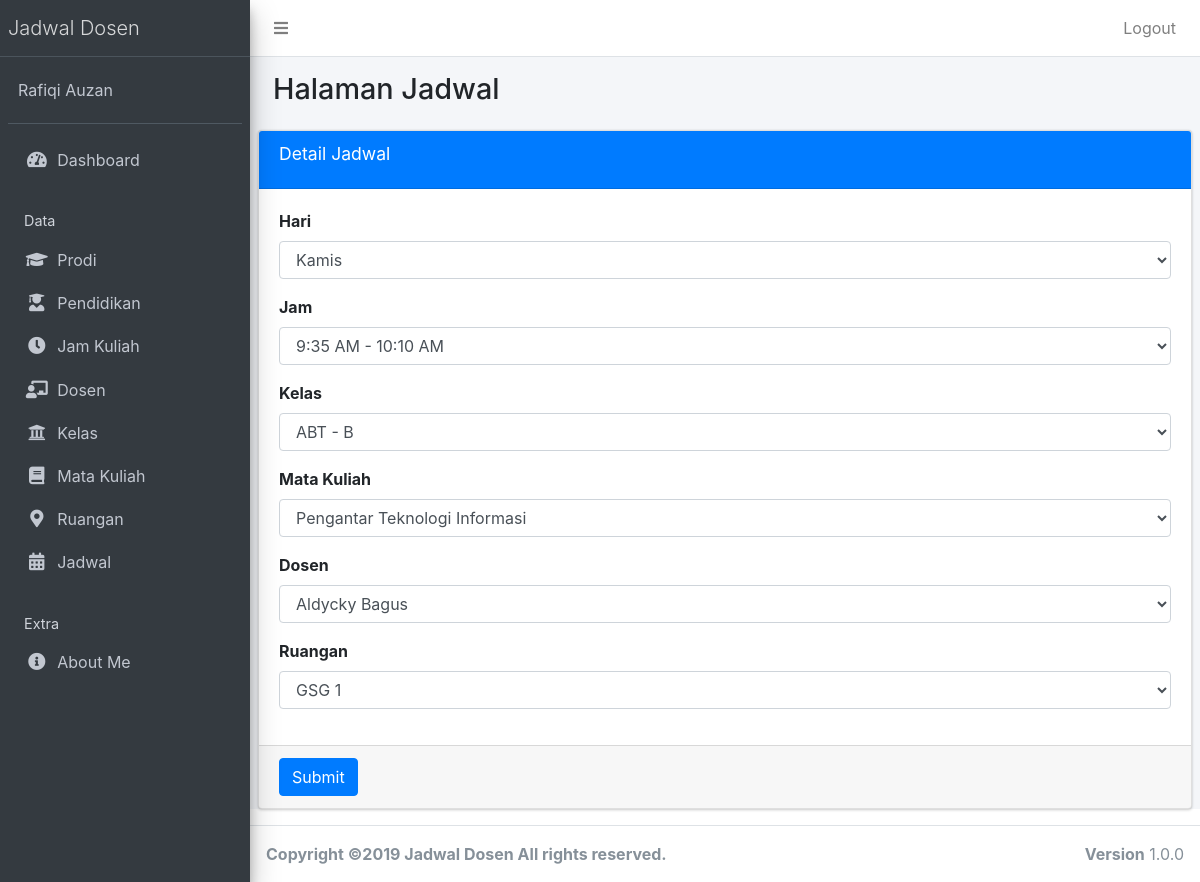
/public/jadwal/edit/1 (signed in), run on the app's committed database.
### tables this page shows
CREATE TABLE `jadwal` (
  `jadwal_id` int(12) NOT NULL AUTO_INCREMENT,
  `hari` varchar(10) NOT NULL,
  `jam_id` int(12) NOT NULL,
  `dosen_id` int(12) NOT NULL,
  `kelas_id` int(12) NOT NULL,
  `matakuliah_id` int(12) NOT NULL,
  `ruangan_id` int(12) NOT NULL,
  PRIMARY KEY (`jadwal_id`)
);

CREATE TABLE `jam_kuliah` (
  `jam_id` int(12) NOT NULL AUTO_INCREMENT,
  `jam_mulai` varchar(55) NOT NULL,
  `jam_selesai` varchar(55) NOT NULL,
  PRIMARY KEY (`jam_id`)
);

CREATE TABLE `kelas` (
  `kelas_id` int(12) NOT NULL AUTO_INCREMENT,
  `nama_kelas` varchar(40) NOT NULL,
  `prodi_id` int(12) NOT NULL,
  `semester` varchar(10) NOT NULL,
  `tahun_akademik` varchar(20) NOT NULL,
  PRIMARY KEY (`kelas_id`)
);

CREATE TABLE `matakuliah` (
  `matakuliah_id` int(12) NOT NULL AUTO_INCREMENT,
  `nama_matakuliah` varchar(40) NOT NULL,
  `semester` varchar(10) NOT NULL,
  `sks` varchar(10) NOT NULL,
  PRIMARY KEY (`matakuliah_id`)
);

CREATE TABLE `dosen` (
  `dosen_id` int(12) NOT NULL AUTO_INCREMENT,
  `nama_dosen` varchar(55) NOT NULL,
  `alamat_dosen` varchar(80) NOT NULL,
  `tgl_lahir` varchar(15) NOT NULL,
  `tlp_dosen` varchar(15) NOT NULL,
  `pen_id` int(12) NOT NULL,
  PRIMARY KEY (`dosen_id`)
);

CREATE TABLE `ruangan` (
  `ruangan_id` int(12) NOT NULL AUTO_INCREMENT,
  `ruangan_nama` varchar(55) NOT NULL,
  PRIMARY KEY (`ruangan_id`)
);

### app/core/Controller.php (called while the page is built, shortened)
<?php
class Controller{
	public function view($view, $data = [])
	{
		require_once '../app/views/' . $view . '.php';
	}
	public function model($model)
	{
		return new $model;
	}
}

### app/controllers/Jadwal.php (called while the page is built, shortened)
<?php
class Jadwal extends Controller
{
	public function edit($id)
	{
		$data['title'] = 'Detail Jadwal';
		$data['jam_kuliah'] = $this->model('JamKuliahModel')->getAllJamKuliah();
		$data['dosen'] = $this->model('DosenModel')->getAllDosen();
		$data['kelas'] = $this->model('KelasModel')->getAllKelas();
		$data['matakuliah'] = $this->model('MataKuliahModel')->getAllMataKuliah();
		$data['ruangan'] = $this->model('RuanganModel')->getAllRuangan();
		$data['jadwal'] = $this->model('JadwalModel')->getJadwalById($id);
		$this->view('jadwal/edit', $data);
	}
}

### app/core/App.php (called while the page is built, shortened)
<?php
class App{
	protected $method = 'index';
	protected $params = [];
	public function __construct(){
		$url = $this->parseURL();
		if(file_exists('../app/controllers/' . $url[0] . '.php')){
			unset($url[0]);
		}
		$this->controller = new $this->controller;
		if(isset($url[1])){
			if(method_exists($this->controller, $url[1])){
				$this->method = $url[1];
				unset($url[1]);
			}
		}
		if(!empty($url)){
			$this->params = array_values($url);
		}
		call_user_func_array([$this->controller, $this->method], $this->params);
	}
	public function parseURL(){
		if( isset($_GET['url'])){
			$url = rtrim($_GET['url'], '/');
			$url = filter_var($url, FILTER_SANITIZE_URL);
			$url = explode('/',$url);
			return $url;
		}
	}
}

### public/index.php (called while the page is built, shortened)
<?php
$app = new App;

### app/core/Database.php (called while the page is built, shortened)
<?php
class Database{
	private $host = DB_HOST;
	private $user = DB_USER;
	private $pass = DB_PASS;
	private $dbnm = DB_NAME;
	private $dbh;
	private $stmt;
	public function __construct()
	{
		$dsn = 'mysql:host='. $this->host .';dbname='. $this->dbnm;
		$option = [
			PDO::ATTR_PERSISTENT => true,
			PDO::ATTR_ERRMODE => PDO::ERRMODE_EXCEPTION
		];
		try{
			$this->dbh = new PDO($dsn,$this->user,$this->pass, $option);
		}catch(PDOException $e){
			die($e->getMessage());
		}
	}
	public function query($query)
	{
		$this->stmt = $this->dbh->prepare($query);
	}
	public function bind($param, $value, $type = null){
		if(is_null($type)){
			switch (true) {
				default:
					$type = PDO::PARAM_STR;
			}
		}
		$this->stmt->bindValue($param, $value, $type);
	}
	public function execute()
	{
		$this->stmt->execute();
	}
	public function resultSet()
	{
		$this->execute();
		return $this->stmt->fetchAll(PDO::FETCH_ASSOC);
	}
	public function single()
	{
		$this->execute();
		return $this->stmt->fetch(PDO::FETCH_ASSOC);
	}
}

### app/models/JadwalModel.php (called while the page is built, shortened)
<?php
class JadwalModel
{
	private $table = 'jadwal';
	private $db;
	public function __construct()
	{
		$this->db = new Database;
	}
	public function getJadwalById($id)
	{
		$this->db->query('SELECT * FROM ' . $this->table . ' WHERE jadwal_id=:jadwal_id');
		$this->db->bind('jadwal_id', $id);
		return $this->db->single();
	}
}

### app/models/JamKuliahModel.php (called while the page is built, shortened)
<?php
class JamKuliahModel
{
	private $table = 'jam_kuliah';
	private $db;
	public function __construct()
	{
		$this->db = new Database;
	}
	public function getAllJamKuliah()
	{
		$this->db->query('SELECT * FROM ' . $this->table);
		return $this->db->resultSet();
	}
}

### app/models/KelasModel.php (called while the page is built, shortened)
<?php
class KelasModel
{
	private $table = 'kelas';
	private $db;
	public function __construct()
	{
		$this->db = new Database;
	}
	public function getAllKelas()
	{
		$this->db->query("SELECT kelas.*, prodi.nama_prodi FROM " . $this->table . " JOIN prodi ON prodi.prodi_id = kelas.prodi_id");
		return $this->db->resultSet();
	}
}

### app/models/MataKuliahModel.php (called while the page is built, shortened)
<?php
class MataKuliahModel
{
	private $table = 'matakuliah';
	private $db;
	public function __construct()
	{
		$this->db = new Database;
	}
	public function getAllMataKuliah()
	{
		$this->db->query("SELECT * FROM " . $this->table);
		return $this->db->resultSet();
	}
}

### app/models/DosenModel.php (called while the page is built, shortened)
<?php
class DosenModel
{
	private $table = 'dosen';
	private $db;
	public function __construct()
	{
		$this->db = new Database;
	}
	public function getAllDosen()
	{
		$this->db->query("SELECT dosen.*, pendidikan.nama_pen FROM " . $this->table . " JOIN pendidikan ON pendidikan.pen_id = dosen.pen_id");
		return $this->db->resultSet();
	}
}

### app/models/RuanganModel.php (called while the page is built, shortened)
<?php
class RuanganModel
{
	private $table = 'ruangan';
	private $db;
	public function __construct()
	{
		$this->db = new Database;
	}
	public function getAllRuangan()
	{
		$this->db->query('SELECT * FROM ' . $this->table);
		return $this->db->resultSet();
	}
}

### app/views/jadwal/edit.php (the view, shortened to what this page needs)
<div class="content-wrapper">
  <section class="content-header">
    <div class="container-fluid">
      <div class="row mb-2">
        <div class="col-sm-6">
          <h1>Halaman Jadwal</h1>
        </div>
      </div>
    </div>
  </section>
  <section class="content">
    <div class="card card-primary">
      <div class="card-header">
        <h3 class="card-title"><?= $data['title']; ?></h3>
      </div>
      <form role="form" action="<?= base_url; ?>/jadwal/updateJadwal" method="POST" enctype="multipart/form-data">
        <div class="card-body">
          <div class="form-group">
            <label>Hari</label>
            <select class="form-control" name="hari">
              <option value="Kamis" <?php if ($data['jadwal']['hari'] == 'Kamis') { ?> selected="selected" <?php } ?>>Kamis</option>
            </select>
          </div>
          <div class="form-group">
            <label>Jam</label>
            <select class="form-control" name="jam_id">
              <?php foreach ($data['jam_kuliah'] as $row) : ?>
                <option value="<?= $row['jam_id']; ?>" <?php if ($data['jadwal']['jam_id'] == $row['jam_id']) {
                                                          echo "selected";
                                                        } ?>><?= $row['jam_mulai']; ?> - <?= $row['jam_selesai']; ?></option>
              <?php endforeach; ?>
            </select>
          </div>
          <div class="form-group">
            <label>Kelas</label>
            <select class="form-control" name="kelas_id">
              <?php foreach ($data['kelas'] as $row) : ?>
                <option value="<?= $row['kelas_id']; ?>" <?php if ($data['jadwal']['kelas_id'] == $row['kelas_id']) {
                                                            echo "selected";
                                                          } ?>><?= $row['nama_kelas']; ?></option>
              <?php endforeach; ?>
            </select>
          </div>
          <div class="form-group">
            <label>Mata Kuliah</label>
            <select class="form-control" name="matakuliah_id">
              <?php foreach ($data['matakuliah'] as $row) : ?>
                <option value="<?= $row['matakuliah_id']; ?>" <?php if ($data['jadwal']['matakuliah_id'] == $row['matakuliah_id']) {
                                                                echo "selected";
                                                              } ?>><?= $row['nama_matakuliah']; ?></option>
              <?php endforeach; ?>
            </select>
          </div>
          <div class="form-group">
            <label>Dosen</label>
            <select class="form-control" name="dosen_id">
              <?php foreach ($data['dosen'] as $row) : ?>
                <option value="<?= $row['dosen_id']; ?>" <?php if ($data['jadwal']['dosen_id'] == $row['dosen_id']) {
                                                            echo "selected";
                                                          } ?>><?= $row['nama_dosen']; ?></option>
              <?php endforeach; ?>
            </select>
          </div>
          <div class="form-group">
            <label>Ruangan</label>
            <select class="form-control" name="ruangan_id">
              <?php foreach ($data['ruangan'] as $row) : ?>
                <option value="<?= $row['ruangan_id']; ?>" <?php if ($data['jadwal']['ruangan_id'] == $row['ruangan_id']) {
                                                              echo "selected";
                                                            } ?>><?= $row['ruangan_nama']; ?></option>
              <?php endforeach; ?>
            </select>
          </div>
        </div>
        <div class="card-footer">
          <button type="submit" class="btn btn-primary">Submit</button>
        </div>
      </form>
    </div>
  </section>
</div>

### data on the page
jadwal: hari "Kamis", jam_id "9:35 AM - 10:10 AM", kelas_id "ABT - B", matakuliah_id "Pengantar Teknologi Informasi", dosen_id "Aldycky Bagus", ruangan_id "GSG 1"

### other printed values
$data['title'] "Detail Jadwal"
